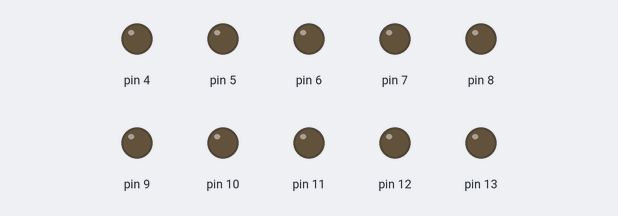
The sketch below on a simulated Arduino Uno, built with avr-gcc and run on an emulated ATmega328P. On the bench: output pins drawn as LEDs (lit = HIGH).

Above: at 0.2 s.
At 0.85 s:
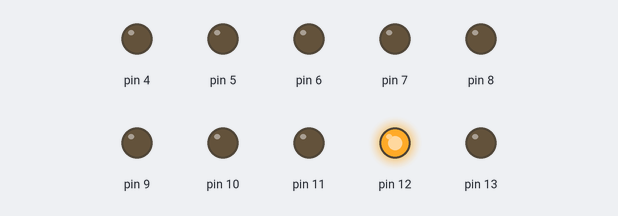
At 1.35 s:
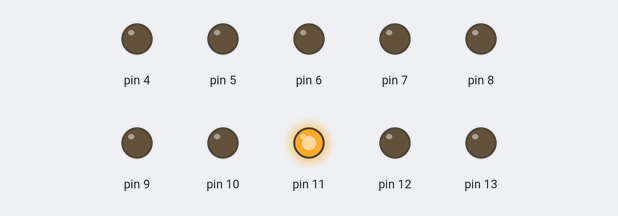
At 2.55 s:
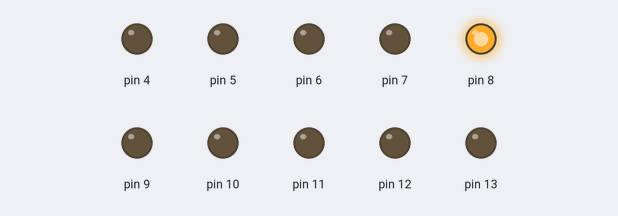
At 3.55 s:
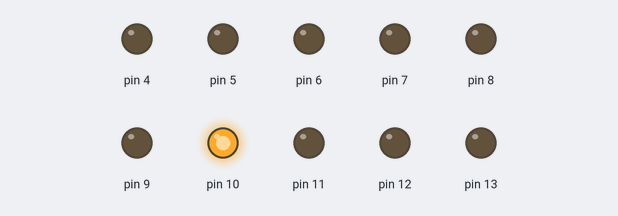
At 4.75 s:
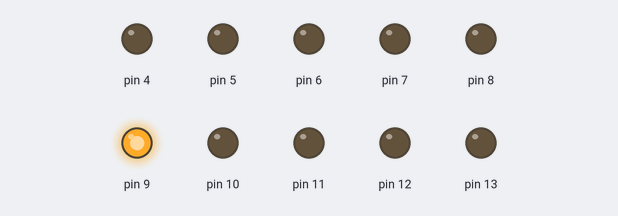
Timing chart, 0 to 5.0 s (numbered marks = the images above):
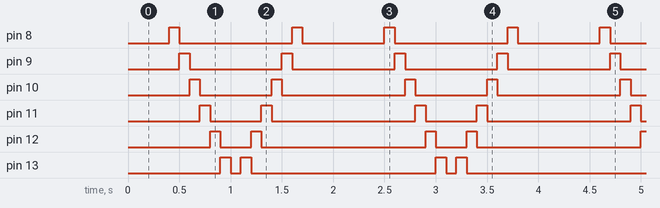

The sketch:

Kit_int.ino
```cpp
#define PAUSA 100

void setup() {  DDRB=B00111111; // 63
  DDRD=B11110000;
  }
void pinta(int valor) {
   int parteAltaValor=valor/256;    // El cociente
   int parteBajaValor=valor%256;    // El resto
   PORTB=parteBajaValor;
   PORTB=parteAltaValor;
  }
void loop() {
  int valor=B10000;           // los enteros tienen 2 bytes ó 16 bits
  for(int i=0;i<10;i++)

  { pinta(valor); delay(PAUSA);  valor=valor<<1;
  }
  for(int i=0;i<10;i++)

   { pinta(valor); delay(PAUSA); valor=valor>>1;
  }
{

  delay(PAUSA);
  valor=valor<<1;
  }
}
```

Measured:
- by itself, pin 8: repeats every 2.1 s: LOW 1.1 s, HIGH 0.10 s, LOW 0.80 s, HIGH 0.10 s
- by itself, pin 9: alternates HIGH for 0.10 s and LOW for 0.90 s
- by itself, pin 10: repeats every 2.1 s: LOW 0.70 s, HIGH 0.10 s, LOW 1.2 s, HIGH 0.10 s
- by itself, pin 11: repeats every 2.1 s: LOW 0.50 s, HIGH 0.10 s, LOW 1.4 s, HIGH 0.10 s
- by itself, pin 12: repeats every 2.1 s: LOW 0.30 s, HIGH 0.10 s, LOW 1.6 s, HIGH 0.10 s
- by itself, pin 13: repeats every 2.1 s: LOW 0.10 s, HIGH 0.10 s, LOW 1.8 s, HIGH 0.10 s
